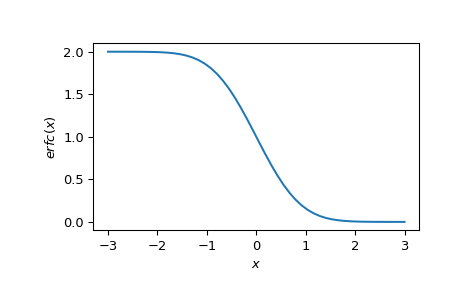

This chart was generated by the following Python code:
from scipy import special
import matplotlib.pyplot as plt
x = np.linspace(-3, 3)
plt.plot(x, special.erfc(x))
plt.xlabel('$x$')
plt.ylabel('$erfc(x)$')
plt.show()
